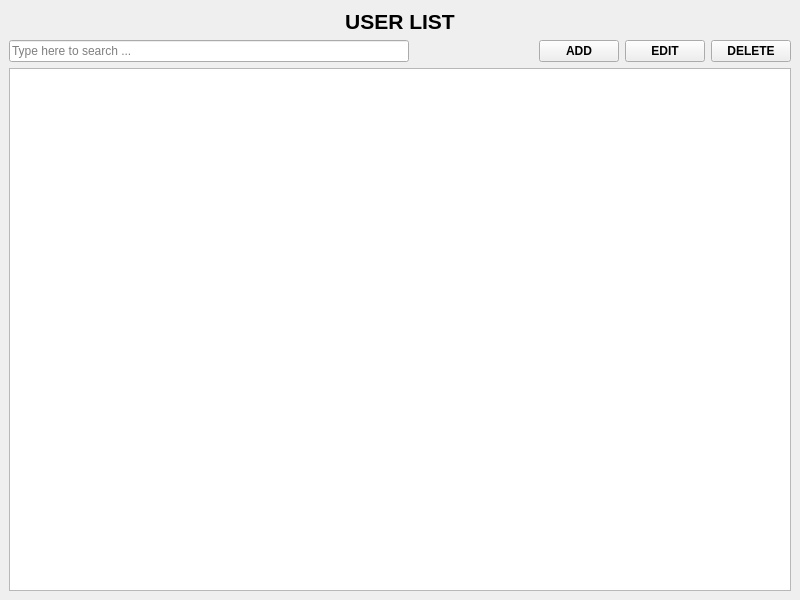
<?xml version="1.0" encoding="UTF-8"?>
<ui version="4.0">
    <class>MainWindow</class>
    <widget class="QMainWindow" name="MainWindow">
        <property name="geometry">
            <rect>
                <x>0</x>
                <y>0</y>
                <width>800</width>
                <height>600</height>
            </rect>
        </property>
        <property name="windowTitle">
            <string>MainWindow</string>
        </property>
        <widget class="QWidget" name="centralwidget">
            <layout class="QVBoxLayout" name="verticalLayout">
                <item>
                    <widget class="QLabel" name="label">
                        <property name="font">
                            <font>
                                <pointsize>16</pointsize>
                                <weight>75</weight>
                                <bold>true</bold>
                            </font>
                        </property>
                        <property name="text">
                            <string>USER LIST</string>
                        </property>
                        <property name="alignment">
                            <set>Qt::AlignCenter</set>
                        </property>
                    </widget>
                </item>
                <item>
                    <layout class="QHBoxLayout" name="horizontalLayout">
                        <item>
                            <widget class="QLineEdit" name="search_input">
                                <property name="minimumSize">
                                    <size>
                                        <width>400</width>
                                        <height>0</height>
                                    </size>
                                </property>
                                <property name="placeholderText">
                                    <string>Type here to search ...</string>
                                </property>
                            </widget>
                        </item>
                        <item>
                            <spacer name="horizontalSpacer">
                                <property name="orientation">
                                    <enum>Qt::Horizontal</enum>
                                </property>
                                <property name="sizeHint" stdset="0">
                                    <size>
                                        <width>40</width>
                                        <height>20</height>
                                    </size>
                                </property>
                            </spacer>
                        </item>
                        <item>
                            <widget class="QPushButton" name="add_btn">
                                <property name="font">
                                    <font>
                                        <weight>75</weight>
                                        <bold>true</bold>
                                    </font>
                                </property>
                                <property name="text">
                                    <string>ADD</string>
                                </property>
                            </widget>
                        </item>
                        <item>
                            <widget class="QPushButton" name="edit_btn">
                                <property name="font">
                                    <font>
                                        <weight>75</weight>
                                        <bold>true</bold>
                                    </font>
                                </property>
                                <property name="text">
                                    <string>EDIT</string>
                                </property>
                            </widget>
                        </item>
                        <item>
                            <widget class="QPushButton" name="delete_btn">
                                <property name="font">
                                    <font>
                                        <weight>75</weight>
                                        <bold>true</bold>
                                    </font>
                                </property>
                                <property name="text">
                                    <string>DELETE</string>
                                </property>
                            </widget>
                        </item>
                    </layout>
                </item>
                <item>
                    <widget class="QListWidget" name="listWidget">

                    </widget>
                </item>
            </layout>
        </widget>
    </widget>
    <resources />
    <connections />
</ui>
